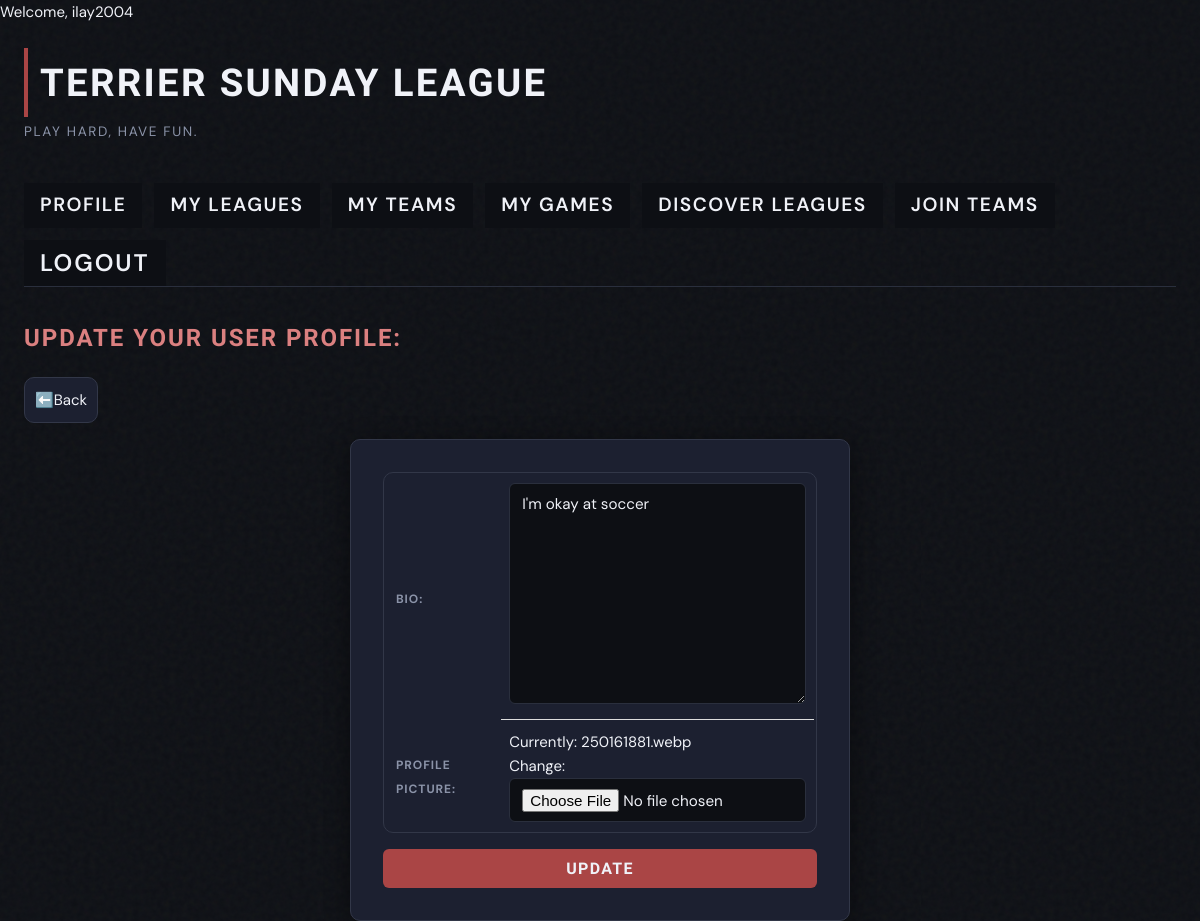
/sundayleague/edit_profile/1/ (signed in), run on an earlier commit of the app's database.
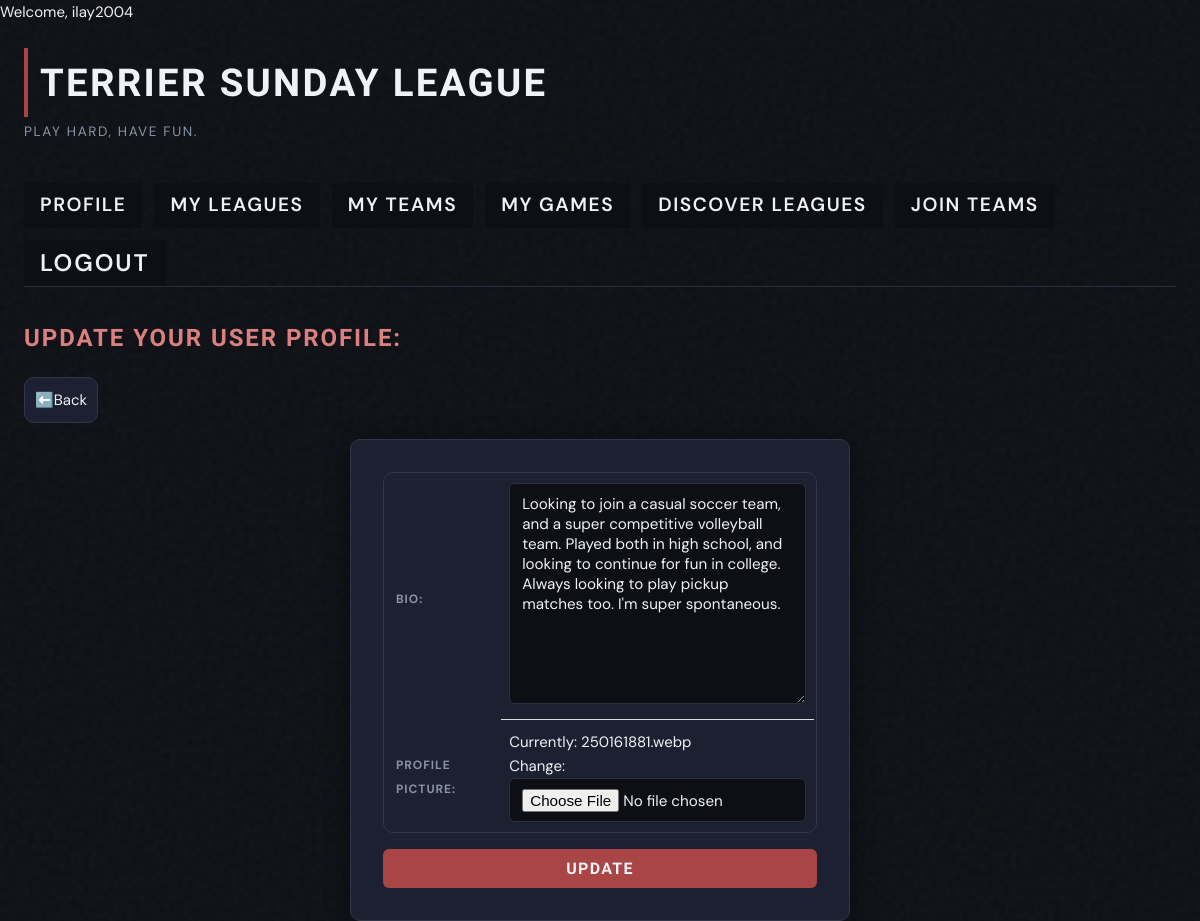
And on a later commit of the database.
### SundayLeague/models.py (models this page shows, shortened)
class SLProfile(models.Model):
  user = models.OneToOneField(User, on_delete=models.CASCADE)
  bio = models.TextField(blank=True)
  profile_picture = models.ImageField()

### SundayLeague/views.py (the view, shortened to what this page needs)
# urls.py: path('edit_profile/<int:pk>/', EditProfile.as_view(), name='edit_profile'),
class EditProfile(LoginRequiredMixin, UpdateView):
   model=SLProfile
   form_class=UpdateProfileForm
   template_name = 'SundayLeague/update_forms/update_profile.html'
   def get_context_data(self, **kwargs):
    context = super().get_context_data(**kwargs)
    profile = self.get_object()
    context['profile'] = profile
    return context
   def dispatch(self, request, *args, **kwargs):
    profile = self.get_object()
    if not self.request.user == profile.user:
        return HttpResponseForbidden("You are not allowed to edit this profile.")
    return super().dispatch(request, *args, **kwargs)

### SundayLeague/forms.py
class UpdateProfileForm(forms.ModelForm):
  class Meta:
    model = SLProfile
    fields = ['bio', 'profile_picture']

### SundayLeague/templates/SundayLeague/update_forms/update_profile.html (shortened to what this page needs)
{% extends 'SundayLeague/base.html' %}
{% block content %}
  <h2> Update your user profile: </h2>
  <a href="{% url 'detail_profile' profile.pk %}" class="button">⬅️Back</a>
  <div class="form-container" enctype="multipart/form-data">
    <form method="POST">
      <table>
        {{form.as_table}}
      </table>
      <input type="submit" name="submit" value="Update">
    </form>
  </div>
{% endblock %}

What changed in the data, as far as the page shows it:
changed SLProfile: bio "I'm okay at soccer" → "Looking to join a casual soccer team, and a super competitive volleyball team. Played both in high school, and looking to continue for fun in college. Always looking to play pickup matches too. I'm super spontaneous."
